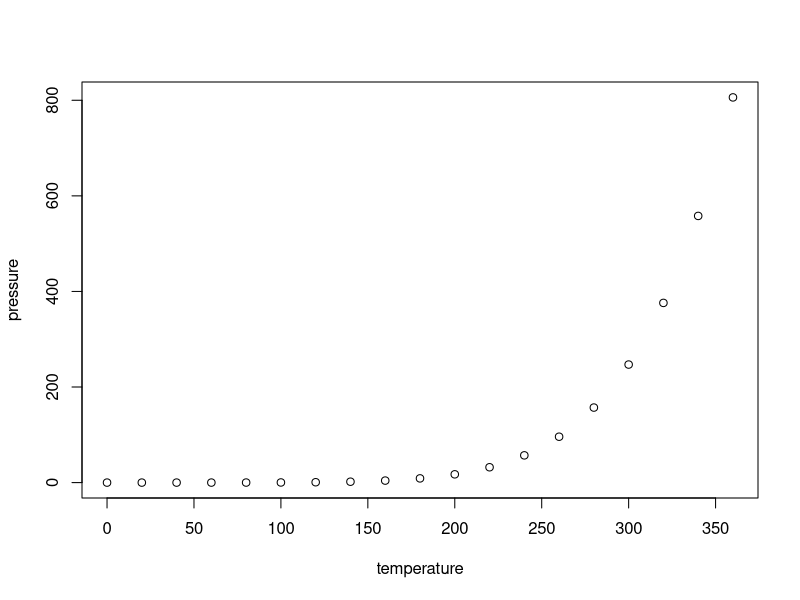
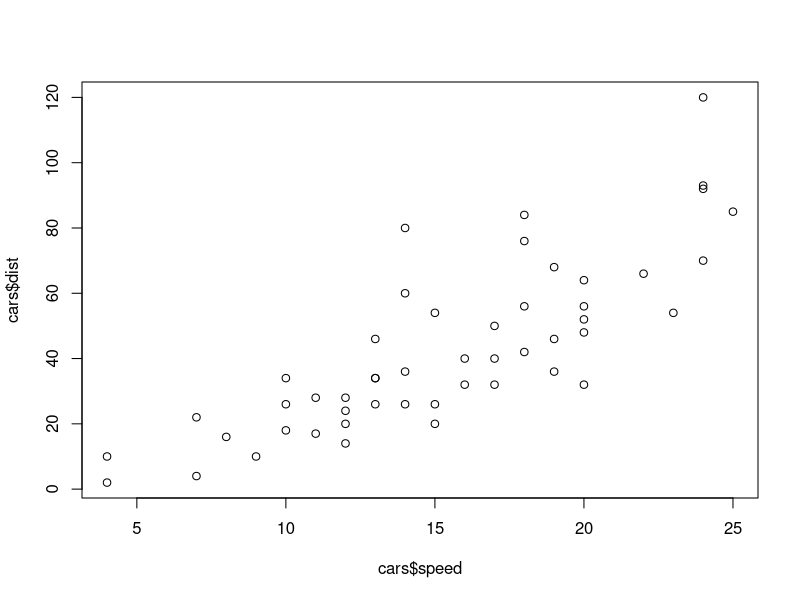

Here is the R script that generated these plots, in order:
## ---- chunk 1
knitr::opts_chunk$set(echo = TRUE)
# source("dsml_project_paper_playground.R", local = knitr::knit_global())
## ---- chunk 2
# plot
## ---- chunk 3
plot(pressure)
plot(cars$speed, cars$dist)
